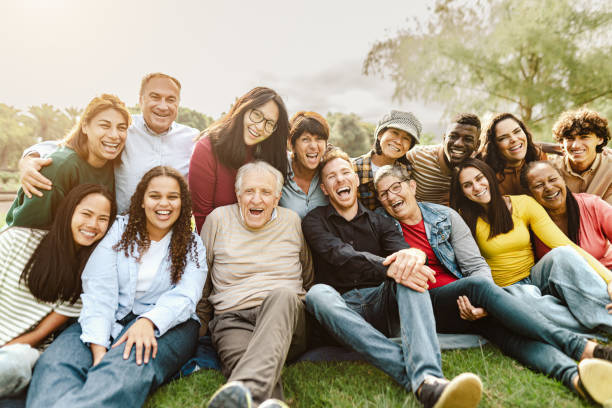
#> input picture Tema 03/Visión Artificial/imagen.jpg, 612 x 408 px, given in place of imagen.webp, which was not available
$ jupyter execute actividad06.ipynb   (shell and % lines are left out)   (text cells are left out)
#> lines starting #> are read from the running program, lines starting #| are printed output that depends on the picture; pictures that were not available may be replaced by others from this repository, and a replacement may not be noted
[cell 1]
import cv2
import numpy as np
from matplotlib import pyplot as plt

# Configurar matplotlib para mostrar imágenes en el notebook

[cell 2]
# Cargar la imagen
# Cambia 'imagen.jpg' por la ruta de tu imagen
imagen = cv2.imread('imagen.webp')
#> imagen is the input picture: shape (408, 612, 3); mean B, G, R 133.2, 153, 163

# Verificar que la imagen se cargó correctamente
if imagen is None:
    print("Error: No se pudo cargar la imagen. Verifica la ruta del archivo.")
else:
    print("✓ Imagen cargada correctamente")

    # Mostrar la imagen (convertir de BGR a RGB para matplotlib)
    imagen_rgb = cv2.cvtColor(imagen, cv2.COLOR_BGR2RGB)
    plt.figure(figsize=(10, 6))
    plt.imshow(imagen_rgb)
    plt.axis('off')
    plt.title('Imagen cargada')
    plt.show()

[cell 3]
# Crear versión más brillante
# alpha = 1.0 (sin cambio de contraste), beta = 50 (aumentar brillo)
alpha_brillo = 1.0
beta_brillo = 50

imagen_brillante = cv2.convertScaleAbs(imagen, alpha=alpha_brillo, beta=beta_brillo)
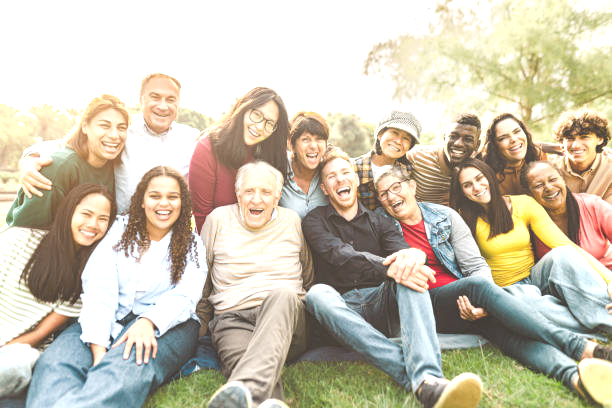
#> imagen_brillante: shape (408, 612, 3); mean B, G, R 177, 195.5, 203

print(f"✓ Versión más brillante creada")
print(f"  Alpha (contraste): {alpha_brillo}")
print(f"  Beta (brillo):     +{beta_brillo}")

[cell 4]
# Crear versión con más contraste
# alpha = 1.5 (aumentar contraste), beta = 0 (sin cambio de brillo)
alpha_contraste = 1.5
beta_contraste = 0

imagen_contraste = cv2.convertScaleAbs(imagen, alpha=alpha_contraste, beta=beta_contraste)
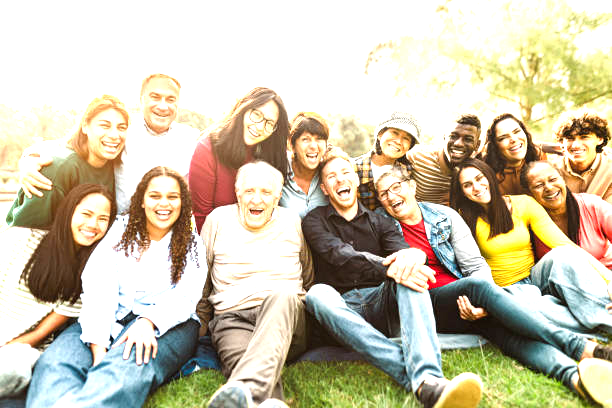
#> imagen_contraste: shape (408, 612, 3); mean B, G, R 173.8, 196.5, 204

print(f"✓ Versión con más contraste creada")
print(f"  Alpha (contraste): {alpha_contraste}")
print(f"  Beta (brillo):     {beta_contraste}")

[cell 5]
# Crear versión oscurecida
# alpha = 1.0 (sin cambio de contraste), beta = -50 (reducir brillo)
alpha_oscura = 1.0
beta_oscura = -50

imagen_oscura = cv2.convertScaleAbs(imagen, alpha=alpha_oscura, beta=beta_oscura)
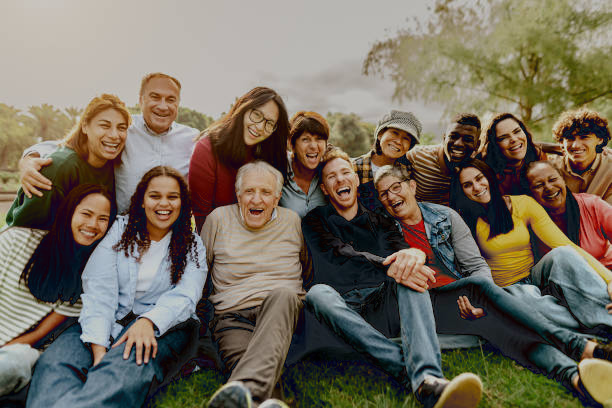
#> imagen_oscura: shape (408, 612, 3); mean B, G, R 93.8, 107.8, 116

print(f"✓ Versión oscurecida creada")
print(f"  Alpha (contraste): {alpha_oscura}")
print(f"  Beta (brillo):     {beta_oscura}")

[cell 6]
# Convertir todas las imágenes de BGR a RGB para matplotlib
imagen_brillante_rgb = cv2.cvtColor(imagen_brillante, cv2.COLOR_BGR2RGB)
imagen_contraste_rgb = cv2.cvtColor(imagen_contraste, cv2.COLOR_BGR2RGB)
imagen_oscura_rgb = cv2.cvtColor(imagen_oscura, cv2.COLOR_BGR2RGB)

# Mostrar las cuatro versiones en una cuadrícula 2x2
fig, axes = plt.subplots(2, 2, figsize=(15, 12))

# Imagen original
axes[0, 0].imshow(imagen_rgb)
axes[0, 0].set_title('Original', fontsize=14, fontweight='bold')
axes[0, 0].axis('off')

# Imagen más brillante
axes[0, 1].imshow(imagen_brillante_rgb)
axes[0, 1].set_title(f'Más Brillante (β=+{beta_brillo})', fontsize=14, fontweight='bold')
axes[0, 1].axis('off')

# Imagen con más contraste
axes[1, 0].imshow(imagen_contraste_rgb)
axes[1, 0].set_title(f'Más Contraste (α={alpha_contraste})', fontsize=14, fontweight='bold')
axes[1, 0].axis('off')

# Imagen oscurecida
axes[1, 1].imshow(imagen_oscura_rgb)
axes[1, 1].set_title(f'Oscurecida (β={beta_oscura})', fontsize=14, fontweight='bold')
axes[1, 1].axis('off')

plt.tight_layout()
plt.show()
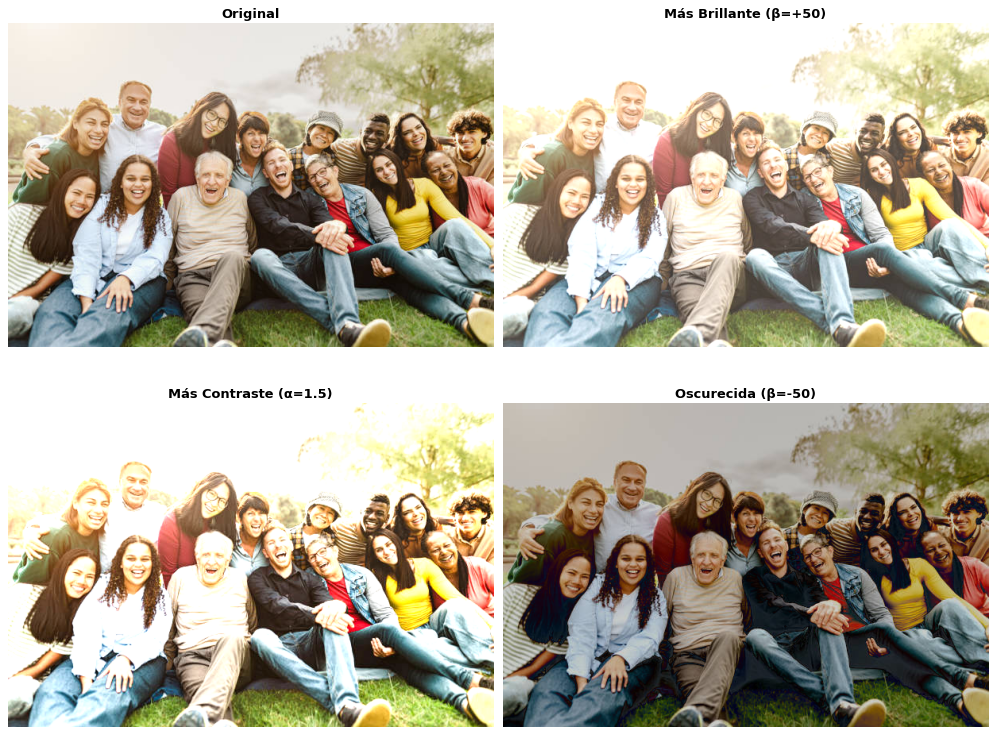
#> figure drawn by matplotlib, 4 panels
